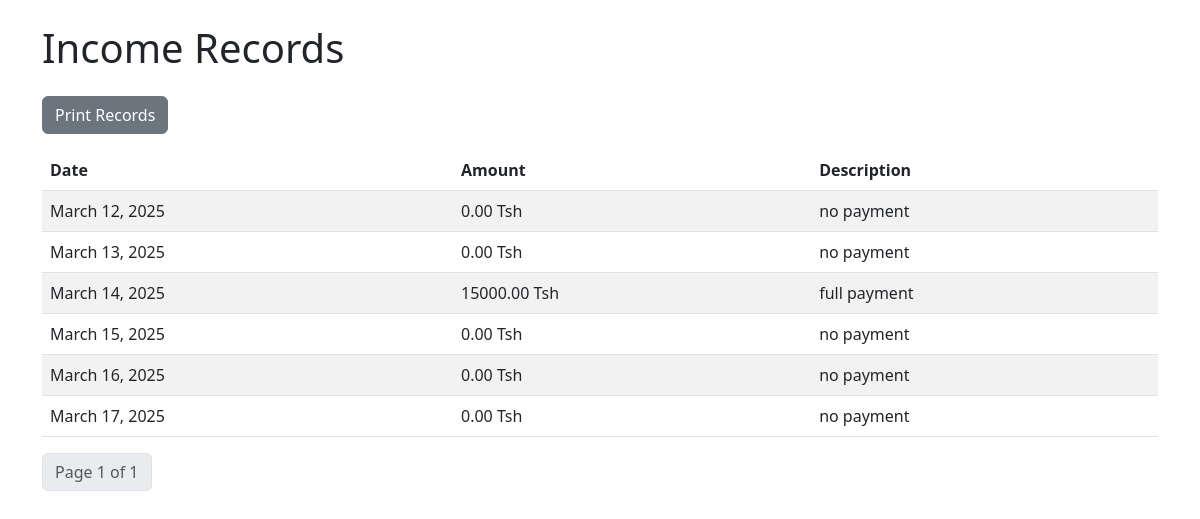
The page / on the database its author committed.
### income/models.py (models this page shows, shortened)
class Income(models.Model):
    date = models.DateField()
    amount = models.DecimalField(max_digits=10, decimal_places=2)
    description = models.CharField(max_length=255)

### income/views.py (the view)
# urls.py: path('', views.index, name='index'),  # User interface
def index(request):
    incomes_list = Income.objects.all().order_by('date')
    paginator = Paginator(incomes_list, 10)  # Show 10 records per page
    page_number = request.GET.get('page')
    incomes = paginator.get_page(page_number)
    return render(request, 'income/index.html', {'incomes': incomes})

### income/templates/income/index.html (shortened to what this page needs)
{% extends 'income/base.html' %}
{% block content %}
<h1 class="mb-4">Income Records</h1>
<button onclick="printRecords()" class="btn btn-secondary mb-3">Print Records</button>
<table class="table table-striped" id="income-table">
    <thead>
        <tr>
            <th>Date</th>
            <th>Amount</th>
            <th>Description</th>
        </tr>
    </thead>
    <tbody>
        {% for income in incomes %}
        <tr>
            <td>{{ income.date }}</td>
            <td>{{ income.amount }} Tsh</td>
            <td>{{ income.description }}</td>
        </tr>
        {% endfor %}
    </tbody>
</table>
<nav aria-label="Page navigation">
    <ul class="pagination">
        <li class="page-item disabled">
            <span class="page-link">Page {{ incomes.number }} of {{ incomes.paginator.num_pages }}</span>
        </li>
    </ul>
</nav>
{% endblock %}

### income/templates/income/base.html (shortened to what this page needs)
<!DOCTYPE html>
<html lang="en">
<head>
    <link href="https://cdn.jsdelivr.net/npm/bootstrap@5.3.0/dist/css/bootstrap.min.css" rel="stylesheet">
</head>
<body>
    <div class="container mt-4">
        {% block content %}
        {% endblock %}
    </div>
</body>
</html>

### rows shown on the page
Income: date "March 12, 2025", amount "0.00", description "no payment"
Income: date "March 13, 2025", amount "0.00", description "no payment"
Income: date "March 14, 2025", amount "15000.00", description "full payment"
Income: date "March 15, 2025", amount "0.00", description "no payment"
Income: date "March 16, 2025", amount "0.00", description "no payment"
Income: date "March 17, 2025", amount "0.00", description "no payment"

### other values the page prints
{{ incomes.number }} "1"
{{ incomes.paginator.num_pages }} "1"
